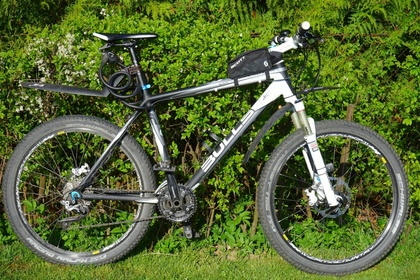
%> input picture zxc.jpg, 420 x 280 px, shrunk from 820 x 546 before the run
$ octave center_fft2.m   (GNU Octave 9; MATLAB toolbox functions it lacks are replaced by stand-ins)
%> lines starting %> are read from the running program, lines starting %| are printed output that depends on the picture
clc; clear;

data = imread('zxc.jpg');  % 数据——最好比卷积核的尺寸大
%> data is the input picture: size 280x420x3 uint8; mean R, G, B 86.9, 103, 52.4
data = im2double(data);
%> data: size 280x420x3 double
data = rgb2gray(data);     % rgb转为灰度图像
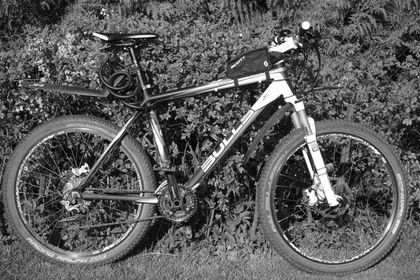
%> data: size 280x420 double; min 0.00117, max 1, mean 0.362
subplot(1,3,1);
imshow(data);
title('原始图像')

zidai = fft2(data);
zidai = fftshift(zidai);   % matlab自带的中心化函数
subplot(1,3,2);
imshow(log(abs(zidai) + 1),[]);  % 中心化的图像显示方式
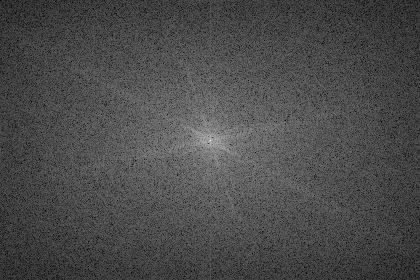
%> displayed picture: size 280x420, on the screen's scale of 0 to 255; min 0, max 255, mean 75.2
title('自带的fft2生成的"中心化频域"图像');

size_data = size(data);
%> size_data = [280 420]
M = size_data(1);  % 图(原始数据矩阵)的长
%> M = 280
N = size_data(2);  % 图(原始数据矩阵)的宽
%> N = 420

% 下面是傅里叶正变换必备的一些矩阵:
Wm = exp(-j*2*pi/M);
Wn = exp(-j*2*pi/N); % 不同G中用不同的W
Em = zeros(M);
En = zeros(N);     % E是辅助计算矩阵
Gm = zeros(M)+Wm;
Gn = zeros(N)+Wn;  % G是计算时要用的矩阵
F = zeros(M,N);    % F是转换到频域的结果

% 对Gm的计算: 循环长度为M
fprintf('二维离散傅里叶变换开始:\n');
for row = 0:M-1
    for col = 0:M-1
        Em(row+1,col+1) = row * col;
        Gm(row+1,col+1) = Gm(row+1,col+1)^Em(row+1,col+1);
    end
end
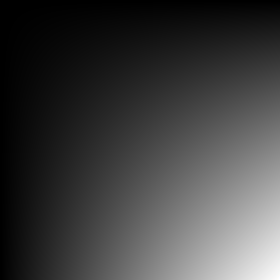
%> Em: size 280x280 double; min 0, max 77841, mean 19460.2; drawn with min black and max white
% 对Gn的计算: 循环长度为N
for row = 0:N-1
    for col = 0:N-1
        En(row+1,col+1) = row * col;
        Gn(row+1,col+1) = Gn(row+1,col+1)^En(row+1,col+1);
    end
end

% 傅里叶谱中心化的处理: 下面是必备的一些矩阵
Wxy = -1;
Exy = zeros(M,N);
C = zeros(M,N)+Wxy;
for row = 1:M
    for col = 1:N
        Exy(row,col) = row+col;
        C(row,col) = C(row,col)^Exy(row,col);
    end
end
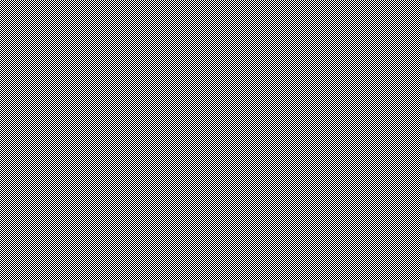
%> C: size 280x420 double; values -1 (black) and 1 (white), 50% white in thin lines or dots
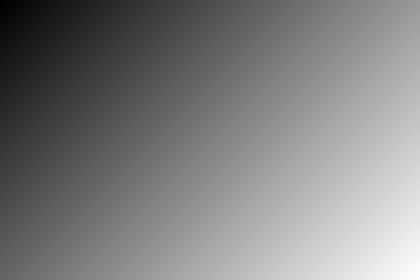
%> Exy: size 280x420 double; min 2, max 700, mean 351; drawn with min black and max white

F = real(Gm*(data.*C)*Gn);  % F = Gm*f*Gn是计算公式，一般只要实部
subplot(1,3,3);
imshow(log(abs(F) + 1),[]);
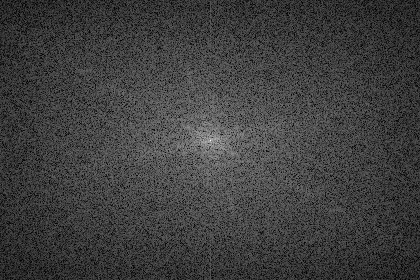
%> displayed picture: size 280x420, on the screen's scale of 0 to 255; min 0, max 255, mean 62.9
title('手写的myfft2生成的"中心化频域"图像');

error = sum(sum((real(F)-real(zidai)).^2));
%> error = 9.22e-16
if error < 10^(-10)
    fprintf('自带的中心化结果与手写结果一致!\n');
else
    fprintf('不一致!\n');
end
